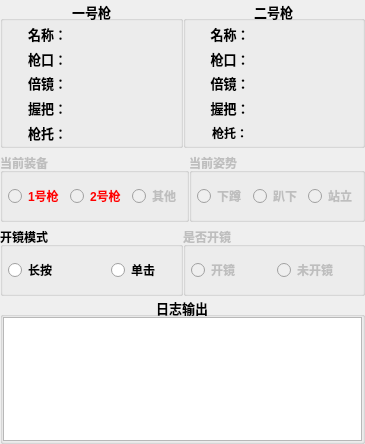
       <widget class="QWidget" name="FunctionBox" native="true">
        <layout class="QGridLayout" name="gridLayout_2" rowstretch="2,1,1,2">
         <property name="leftMargin">
          <number>0</number>
         </property>
         <property name="topMargin">
          <number>0</number>
         </property>
         <property name="rightMargin">
          <number>0</number>
         </property>
         <property name="bottomMargin">
          <number>0</number>
         </property>
         <property name="spacing">
          <number>0</number>
         </property>
         <item row="2" column="0">
          <widget class="QWidget" name="ScopeBox" native="true">
           <layout class="QHBoxLayout" name="horizontalLayout_15" stretch="1,1">
            <property name="spacing">
             <number>0</number>
            </property>
            <property name="leftMargin">
             <number>0</number>
            </property>
            <property name="topMargin">
             <number>5</number>
            </property>
            <property name="rightMargin">
             <number>0</number>
            </property>
            <property name="bottomMargin">
             <number>0</number>
            </property>
            <item>
             <widget class="QGroupBox" name="ScopeMode">
              <property name="font">
               <font>
                <bold>true</bold>
               </font>
              </property>
              <property name="title">
               <string>开镜模式</string>
              </property>
              <layout class="QHBoxLayout" name="horizontalLayout_16" stretch="3,2">
               <property name="spacing">
                <number>6</number>
               </property>
               <property name="leftMargin">
                <number>5</number>
               </property>
               <property name="topMargin">
                <number>0</number>
               </property>
               <property name="rightMargin">
                <number>5</number>
               </property>
               <property name="bottomMargin">
                <number>0</number>
               </property>
               <item>
                <widget class="QRadioButton" name="LongPress">
                 <property name="text">
                  <string>长按</string>
                 </property>
                </widget>
               </item>
               <item>
                <widget class="QRadioButton" name="ClickPress">
                 <property name="text">
                  <string>单击</string>
                 </property>
                </widget>
               </item>
              </layout>
             </widget>
            </item>
            <item>
             <widget class="QGroupBox" name="IsScope">
              <property name="enabled">
               <bool>false</bool>
              </property>
              <property name="font">
               <font>
                <italic>false</italic>
                <bold>true</bold>
                <underline>false</underline>
                <strikeout>false</strikeout>
                <stylestrategy>PreferDefault</stylestrategy>
                <kerning>false</kerning>
               </font>
              </property>
              <property name="title">
               <string>是否开镜</string>
              </property>
              <layout class="QHBoxLayout" name="horizontalLayout_17" stretch="0,0">
               <property name="spacing">
                <number>6</number>
               </property>
               <property name="leftMargin">
                <number>5</number>
               </property>
               <property name="topMargin">
                <number>0</number>
               </property>
               <property name="rightMargin">
                <number>5</number>
               </property>
               <property name="bottomMargin">
                <number>0</number>
               </property>
               <item>
                <widget class="QRadioButton" name="OpenScope">
                 <property name="text">
                  <string>开镜</string>
                 </property>
                </widget>
               </item>
               <item>
                <widget class="QRadioButton" name="CloseScope">
                 <property name="text">
                  <string>未开镜</string>
                 </property>
                </widget>
               </item>
              </layout>
             </widget>
            </item>
           </layout>
          </widget>
         </item>
         <item row="0" column="0">
          <widget class="QWidget" name="IdentifyBox" native="true">
           <layout class="QHBoxLayout" name="horizontalLayout_4">
            <property name="spacing">
             <number>0</number>
            </property>
            <property name="leftMargin">
             <number>0</number>
            </property>
            <property name="topMargin">
             <number>0</number>
            </property>
            <property name="rightMargin">
             <number>0</number>
            </property>
            <property name="bottomMargin">
             <number>0</number>
            </property>
            <item>
             <widget class="QGroupBox" name="OneGunsBox">
              <property name="font">
               <font>
                <pointsize>10</pointsize>
                <bold>true</bold>
               </font>
              </property>
              <property name="title">
               <string>一号枪</string>
              </property>
              <property name="alignment">
               <set>Qt::AlignmentFlag::AlignCenter</set>
              </property>
              <property name="flat">
               <bool>true</bool>
              </property>
              <layout class="QVBoxLayout" name="verticalLayout">
               <property name="spacing">
                <number>0</number>
               </property>
               <property name="leftMargin">
                <number>0</number>
               </property>
               <property name="topMargin">
                <number>0</number>
               </property>
               <property name="rightMargin">
                <number>0</number>
               </property>
               <property name="bottomMargin">
                <number>0</number>
               </property>
               <item>
                <widget class="QWidget" name="Name1Box" native="true">
                 <layout class="QHBoxLayout" name="horizontalLayout_5" stretch="0,0">
                  <property name="spacing">
                   <number>0</number>
                  </property>
                  <property name="leftMargin">
                   <number>0</number>
                  </property>
                  <property name="topMargin">
                   <number>0</number>
                  </property>
                  <property name="rightMargin">
                   <number>0</number>
                  </property>
                  <property name="bottomMargin">
                   <number>0</number>
                  </property>
                  <item>
                   <widget class="QLabel" name="Name1Lable">
                    <property name="font">
                     <font>
                      <pointsize>10</pointsize>
                      <bold>true</bold>
                     </font>
                    </property>
                    <property name="text">
                     <string>名称：</string>
                    </property>
                    <property name="alignment">
                     <set>Qt::AlignmentFlag::AlignCenter</set>
                    </property>
                   </widget>
                  </item>
                  <item>
                   <widget class="QLabel" name="Name1Name">
                    <property name="styleSheet">
                     <string notr="true">color: rgb(56, 56, 56);
font: 12pt &quot;Arial Rounded MT Bold&quot;;</string>
                    </property>
                    <property name="text">
                     <string/>
                    </property>
                   </widget>
                  </item>
                 </layout>
                </widget>
               </item>
               <item>
                <widget class="QWidget" name="Muzzle1Box" native="true">
                 <layout class="QHBoxLayout" name="horizontalLayout_6">
                  <property name="spacing">
                   <number>0</number>
                  </property>
                  <property name="leftMargin">
                   <number>0</number>
                  </property>
                  <property name="topMargin">
                   <number>0</number>
                  </property>
                  <property name="rightMargin">
                   <number>0</number>
                  </property>
                  <property name="bottomMargin">
                   <number>0</number>
                  </property>
                  <item>
                   <widget class="QLabel" name="Muzzle1Lable">
                    <property name="font">
                     <font>
                      <pointsize>10</pointsize>
                      <bold>true</bold>
                     </font>
                    </property>
                    <property name="text">
                     <string>枪口：</string>
                    </property>
                    <property name="alignment">
                     <set>Qt::AlignmentFlag::AlignCenter</set>
                    </property>
                   </widget>
                  </item>
                  <item>
                   <widget class="QLabel" name="Muzzle1Name">
                    <property name="font">
                     <font>
                      <family>Arial</family>
                      <pointsize>10</pointsize>
                      <italic>false</italic>
                      <fontweight></fontweight>
                     </font>
                    </property>
                    <property name="styleSheet">
                     <string notr="true">color: rgb(0, 134, 0);
font: 75 10pt &quot;Arial&quot;;</string>
                    </property>
                    <property name="text">
                     <string/>
                    </property>
                   </widget>
                  </item>
                 </layout>
                </widget>
               </item>
               <item>
                <widget class="QWidget" name="Scope1Box" native="true">
                 <layout class="QHBoxLayout" name="horizontalLayout_8">
                  <property name="spacing">
                   <number>0</number>
                  </property>
                  <property name="leftMargin">
                   <number>0</number>
                  </property>
                  <property name="topMargin">
                   <number>0</number>
                  </property>
                  <property name="rightMargin">
                   <number>0</number>
                  </property>
                  <property name="bottomMargin">
                   <number>0</number>
                  </property>
                  <item>
                   <widget class="QLabel" name="Scope1Lable">
                    <property name="font">
                     <font>
                      <pointsize>10</pointsize>
                      <bold>true</bold>
                     </font>
                    </property>
                    <property name="text">
                     <string>倍镜：</string>
                    </property>
                    <property name="alignment">
                     <set>Qt::AlignmentFlag::AlignCenter</set>
                    </property>
                   </widget>
                  </item>
                  <item>
                   <widget class="QLabel" name="Scope1Name">
                    <property name="font">
                     <font>
                      <family>Agency FB</family>
                      <pointsize>10</pointsize>
                      <italic>false</italic>
                      <fontweight></fontweight>
                     </font>
                    </property>
                    <property name="styleSheet">
                     <string notr="true">color: rgb(255, 8, 45);
font: 75 10pt &quot;Agency FB&quot;;</string>
                    </property>
                    <property name="text">
                     <string/>
                    </property>
                   </widget>
                  </item>
                 </layout>
                </widget>
               </item>
               <item>
                <widget class="QWidget" name="Grip1Box" native="true">
                 <layout class="QHBoxLayout" name="horizontalLayout_7">
                  <property name="spacing">
                   <number>0</number>
                  </property>
                  <property name="leftMargin">
                   <number>0</number>
                  </property>
                  <property name="topMargin">
                   <number>0</number>
                  </property>
                  <property name="rightMargin">
                   <number>0</number>
                  </property>
                  <property name="bottomMargin">
                   <number>0</number>
                  </property>
                  <item>
                   <widget class="QLabel" name="Grip1Lable">
                    <property name="font">
                     <font>
                      <pointsize>10</pointsize>
                      <bold>true</bold>
                     </font>
                    </property>
                    <property name="text">
                     <string>握把：</string>
                    </property>
                    <property name="alignment">
                     <set>Qt::AlignmentFlag::AlignCenter</set>
                    </property>
                   </widget>
                  </item>
                  <item>
                   <widget class="QLabel" name="Grip1Name">
                    <property name="font">
                     <font>
                      <family>Arial</family>
                      <pointsize>10</pointsize>
                      <italic>false</italic>
                      <fontweight></fontweight>
                     </font>
                    </property>
                    <property name="styleSheet">
                     <string notr="true">color: rgb(168, 84, 0);
font: 75 10pt &quot;Arial&quot;;</string>
                    </property>
                    <property name="text">
                     <string/>
                    </property>
                   </widget>
                  </item>
                 </layout>
                </widget>
               </item>
               <item>
                <widget class="QWidget" name="Butt1Box" native="true">
                 <layout class="QHBoxLayout" name="horizontalLayout_9">
                  <property name="spacing">
                   <number>0</number>
                  </property>
                  <property name="leftMargin">
                   <number>0</number>
                  </property>
                  <property name="topMargin">
                   <number>0</number>
                  </property>
                  <property name="rightMargin">
                   <number>0</number>
                  </property>
                  <property name="bottomMargin">
                   <number>0</number>
                  </property>
                  <item>
                   <widget class="QLabel" name="Butt1Label">
                    <property name="font">
                     <font>
                      <pointsize>10</pointsize>
                      <bold>true</bold>
                     </font>
                    </property>
                    <property name="text">
                     <string>枪托：</string>
                    </property>
                    <property name="alignment">
                     <set>Qt::AlignmentFlag::AlignCenter</set>
                    </property>
                   </widget>
                  </item>
                  <item>
                   <widget class="QLabel" name="Butt1Name">
                    <property name="styleSheet">
                     <string notr="true">color:rgb(0, 85, 255);
font: 75 10pt &quot;Arial&quot;;</string>
                    </property>
                    <property name="text">
                     <string/>
                    </property>
                   </widget>
                  </item>
                 </layout>
                </widget>
               </item>
              </layout>
             </widget>
            </item>
            <item>
             <widget class="QGroupBox" name="TwoGunsBox">
              <property name="font">
               <font>
                <pointsize>10</pointsize>
                <bold>true</bold>
               </font>
              </property>
              <property name="title">
               <string>二号枪</string>
              </property>
              <property name="alignment">
               <set>Qt::AlignmentFlag::AlignCenter</set>
              </property>
              <property name="flat">
               <bool>true</bool>
              </property>
              <layout class="QVBoxLayout" name="verticalLayout_2">
               <property name="spacing">
                <number>0</number>
               </property>
               <property name="leftMargin">
                <number>0</number>
               </property>
               <property name="topMargin">
                <number>0</number>
               </property>
               <property name="rightMargin">
                <number>0</number>
               </property>
               <property name="bottomMargin">
                <number>0</number>
               </property>
               <item>
                <widget class="QWidget" name="Name2Box" native="true">
                 <layout class="QHBoxLayout" name="horizontalLayout_10" stretch="0,0">
                  <property name="spacing">
                   <number>0</number>
                  </property>
                  <property name="leftMargin">
                   <number>0</number>
                  </property>
                  <property name="topMargin">
                   <number>0</number>
                  </property>
                  <property name="rightMargin">
                   <number>0</number>
                  </property>
                  <property name="bottomMargin">
                   <number>0</number>
                  </property>
                  <item>
                   <widget class="QLabel" name="Name2Lable">
                    <property name="font">
                     <font>
                      <pointsize>10</pointsize>
                      <bold>true</bold>
                     </font>
                    </property>
                    <property name="text">
                     <string>名称：</string>
                    </property>
                    <property name="alignment">
                     <set>Qt::AlignmentFlag::AlignCenter</set>
                    </property>
                   </widget>
                  </item>
                  <item>
                   <widget class="QLabel" name="Name2Name">
                    <property name="styleSheet">
                     <string notr="true">color: rgb(56, 56, 56);
font: 12pt &quot;Arial Rounded MT Bold&quot;;</string>
                    </property>
                    <property name="text">
                     <string/>
                    </property>
                   </widget>
                  </item>
                 </layout>
                </widget>
               </item>
               <item>
                <widget class="QWidget" name="Muzzle2Box" native="true">
                 <layout class="QHBoxLayout" name="horizontalLayout_11">
                  <property name="spacing">
                   <number>0</number>
                  </property>
                  <property name="leftMargin">
                   <number>0</number>
                  </property>
                  <property name="topMargin">
                   <number>0</number>
                  </property>
                  <property name="rightMargin">
                   <number>0</number>
                  </property>
                  <property name="bottomMargin">
                   <number>0</number>
                  </property>
                  <item>
                   <widget class="QLabel" name="Muzzle2Lable">
                    <property name="font">
                     <font>
                      <pointsize>10</pointsize>
                      <bold>true</bold>
                     </font>
                    </property>
                    <property name="text">
                     <string>枪口：</string>
                    </property>
                    <property name="alignment">
                     <set>Qt::AlignmentFlag::AlignCenter</set>
                    </property>
                   </widget>
                  </item>
                  <item>
                   <widget class="QLabel" name="Muzzle2Name">
                    <property name="styleSheet">
                     <string notr="true">color: rgb(0, 134, 0);
font: 75 10pt &quot;Arial&quot;;</string>
                    </property>
                    <property name="text">
                     <string/>
                    </property>
                   </widget>
                  </item>
                 </layout>
                </widget>
               </item>
               <item>
                <widget class="QWidget" name="Scope2Box" native="true">
                 <layout class="QHBoxLayout" name="horizontalLayout_12">
                  <property name="spacing">
                   <number>0</number>
                  </property>
                  <property name="leftMargin">
                   <number>0</number>
                  </property>
                  <property name="topMargin">
                   <number>0</number>
                  </property>
                  <property name="rightMargin">
                   <number>0</number>
                  </property>
                  <property name="bottomMargin">
                   <number>0</number>
                  </property>
                  <item>
                   <widget class="QLabel" name="Scope2Lable">
                    <property name="font">
                     <font>
                      <pointsize>10</pointsize>
                      <bold>true</bold>
                     </font>
                    </property>
                    <property name="text">
                     <string>倍镜：</string>
                    </property>
                    <property name="alignment">
                     <set>Qt::AlignmentFlag::AlignCenter</set>
                    </property>
                   </widget>
                  </item>
                  <item>
                   <widget class="QLabel" name="Scope2Name">
                    <property name="styleSheet">
                     <string notr="true">color: rgb(255, 8, 45);
font: 75 10pt &quot;Agency FB&quot;;</string>
                    </property>
                    <property name="text">
                     <string/>
                    </property>
                   </widget>
                  </item>
                 </layout>
                </widget>
               </item>
               <item>
                <widget class="QWidget" name="Grip2Box" native="true">
                 <layout class="QHBoxLayout" name="horizontalLayout_14">
                  <property name="spacing">
                   <number>0</number>
                  </property>
                  <property name="leftMargin">
                   <number>0</number>
                  </property>
                  <property name="topMargin">
                   <number>0</number>
                  </property>
                  <property name="rightMargin">
                   <number>0</number>
                  </property>
                  <property name="bottomMargin">
                   <number>0</number>
                  </property>
                  <item>
                   <widget class="QLabel" name="Grip2Lable">
                    <property name="font">
                     <font>
                      <pointsize>10</pointsize>
                      <bold>true</bold>
                     </font>
                    </property>
                    <property name="text">
                     <string>握把：</string>
                    </property>
                    <property name="alignment">
                     <set>Qt::AlignmentFlag::AlignCenter</set>
                    </property>
                   </widget>
                  </item>
                  <item>
                   <widget class="QLabel" name="Grip2Name">
                    <property name="styleSheet">
                     <string notr="true">color:rgb(0, 85, 255);
font: 75 10pt &quot;Arial&quot;;</string>
                    </property>
                    <property name="text">
                     <string/>
                    </property>
                   </widget>
                  </item>
                 </layout>
                </widget>
               </item>
               <item>
                <widget class="QWidget" name="Butt2Box" native="true">
                 <layout class="QHBoxLayout" name="horizontalLayout_13">
                  <property name="spacing">
                   <number>0</number>
                  </property>
                  <property name="leftMargin">
                   <number>0</number>
                  </property>
                  <property name="topMargin">
                   <number>0</number>
                  </property>
                  <property name="rightMargin">
                   <number>0</number>
                  </property>
                  <property name="bottomMargin">
                   <number>0</number>
                  </property>
                  <item>
                   <widget class="QLabel" name="Butt2Lable">
                    <property name="font">
                     <font>
                      <pointsize>9</pointsize>
                      <bold>true</bold>
                     </font>
                    </property>
                    <property name="text">
                     <string>枪托：</string>
                    </property>
                    <property name="alignment">
                     <set>Qt::AlignmentFlag::AlignCenter</set>
                    </property>
                   </widget>
                  </item>
                  <item>
                   <widget class="QLabel" name="Butt2Name">
                    <property name="styleSheet">
                     <string notr="true">color: rgb(168, 84, 0);
font: 75 10pt &quot;Arial&quot;;</string>
                    </property>
                    <property name="text">
                     <string/>
                    </property>
                   </widget>
                  </item>
                 </layout>
                </widget>
               </item>
              </layout>
             </widget>
            </item>
           </layout>
          </widget>
         </item>
         <item row="3" column="0">
          <widget class="QWidget" name="InfoBox" native="true">
           <layout class="QHBoxLayout" name="horizontalLayout_21">
            <property name="spacing">
             <number>0</number>
            </property>
            <property name="leftMargin">
             <number>0</number>
            </property>
            <property name="topMargin">
             <number>0</number>
            </property>
            <property name="rightMargin">
             <number>0</number>
            </property>
            <property name="bottomMargin">
             <number>0</number>
            </property>
            <item>
             <widget class="QGroupBox" name="InfoBoxs">
              <property name="font">
               <font>
                <pointsize>10</pointsize>
                <bold>true</bold>
               </font>
              </property>
              <property name="title">
               <string>日志输出</string>
              </property>
              <property name="alignment">
               <set>Qt::AlignmentFlag::AlignCenter</set>
              </property>
              <layout class="QHBoxLayout" name="horizontalLayout_22">
               <property name="spacing">
                <number>0</number>
               </property>
               <property name="leftMargin">
                <number>0</number>
               </property>
               <property name="topMargin">
                <number>0</number>
               </property>
               <property name="rightMargin">
                <number>0</number>
               </property>
               <property name="bottomMargin">
                <number>0</number>
               </property>
               <item>
                <widget class="QTextEdit" name="Info">
                 <property name="readOnly">
                  <bool>true</bool>
                 </property>
                </widget>
               </item>
              </layout>
             </widget>
            </item>
           </layout>
          </widget>
         </item>
         <item row="1" column="0">
          <widget class="QWidget" name="ParameterBox" native="true">
           <layout class="QHBoxLayout" name="horizontalLayout_18" stretch="1,1">
            <property name="spacing">
             <number>0</number>
            </property>
            <property name="leftMargin">
             <number>0</number>
            </property>
            <property name="topMargin">
             <number>5</number>
            </property>
            <property name="rightMargin">
             <number>0</number>
            </property>
            <property name="bottomMargin">
             <number>0</number>
            </property>
            <item>
             <widget class="QGroupBox" name="EquipBox">
              <property name="enabled">
               <bool>false</bool>
              </property>
              <property name="font">
               <font>
                <bold>true</bold>
               </font>
              </property>
              <property name="title">
               <string>当前装备</string>
              </property>
              <property name="flat">
               <bool>false</bool>
              </property>
              <layout class="QHBoxLayout" name="horizontalLayout_20">
               <property name="spacing">
                <number>6</number>
               </property>
               <property name="leftMargin">
                <number>5</number>
               </property>
               <property name="topMargin">
                <number>0</number>
               </property>
               <property name="rightMargin">
                <number>5</number>
               </property>
               <property name="bottomMargin">
                <number>0</number>
               </property>
               <item>
                <widget class="QRadioButton" name="OneGuns">
                 <property name="styleSheet">
                  <string notr="true">color: rgb(255, 0, 0);</string>
                 </property>
                 <property name="text">
                  <string>1号枪</string>
                 </property>
                </widget>
               </item>
               <item>
                <widget class="QRadioButton" name="TwoGuns">
                 <property name="styleSheet">
                  <string notr="true">color: rgb(255, 0, 0);</string>
                 </property>
                 <property name="text">
                  <string>2号枪</string>
                 </property>
                </widget>
               </item>
               <item>
                <widget class="QRadioButton" name="Orders">
                 <property name="text">
                  <string>其他</string>
                 </property>
                </widget>
               </item>
              </layout>
             </widget>
            </item>
            <item>
             <widget class="QGroupBox" name="PoseBox">
              <property name="enabled">
               <bool>false</bool>
              </property>
              <property name="font">
               <font>
                <bold>true</bold>
               </font>
              </property>
              <property name="title">
               <string>当前姿势</string>
              </property>
              <layout class="QHBoxLayout" name="horizontalLayout_19">
               <property name="spacing">
                <number>6</number>
               </property>
               <property name="leftMargin">
                <number>5</number>
               </property>
               <property name="topMargin">
                <number>0</number>
               </property>
               <property name="rightMargin">
                <number>5</number>
               </property>
               <property name="bottomMargin">
                <number>0</number>
               </property>
               <item>
                <widget class="QRadioButton" name="SquatDown">
                 <property name="text">
                  <string>下蹲</string>
                 </property>
                </widget>
               </item>
               <item>
                <widget class="QRadioButton" name="GetDown">
                 <property name="text">
                  <string>趴下</string>
                 </property>
                </widget>
               </item>
               <item>
                <widget class="QRadioButton" name="Stand">
                 <property name="text">
                  <string>站立</string>
                 </property>
                 <property name="checkable">
                  <bool>true</bool>
                 </property>
                 <property name="checked">
                  <bool>false</bool>
                 </property>
                 <property name="autoRepeat">
                  <bool>false</bool>
                 </property>
                </widget>
               </item>
              </layout>
             </widget>
            </item>
           </layout>
          </widget>
         </item>
        </layout>
       </widget>
